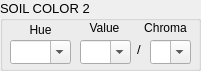
     <widget class="QGroupBox" name="groupBox_16">
      <property name="geometry">
       <rect>
        <x>240</x>
        <y>90</y>
        <width>201</width>
        <height>71</height>
       </rect>
      </property>
      <property name="font">
       <font>
        <pointsize>10</pointsize>
       </font>
      </property>
      <property name="title">
       <string>SOIL COLOR 2</string>
      </property>
      <widget class="QLabel" name="label_299">
       <property name="geometry">
        <rect>
         <x>140</x>
         <y>20</y>
         <width>51</width>
         <height>16</height>
        </rect>
       </property>
       <property name="font">
        <font>
         <pointsize>9</pointsize>
        </font>
       </property>
       <property name="text">
        <string>Chroma</string>
       </property>
       <property name="alignment">
        <set>Qt::AlignCenter</set>
       </property>
      </widget>
      <widget class="QLabel" name="label_300">
       <property name="geometry">
        <rect>
         <x>74</x>
         <y>20</y>
         <width>61</width>
         <height>16</height>
        </rect>
       </property>
       <property name="font">
        <font>
         <pointsize>9</pointsize>
        </font>
       </property>
       <property name="text">
        <string>Value</string>
       </property>
       <property name="alignment">
        <set>Qt::AlignCenter</set>
       </property>
      </widget>
      <widget class="QLabel" name="label_301">
       <property name="geometry">
        <rect>
         <x>15</x>
         <y>20</y>
         <width>51</width>
         <height>20</height>
        </rect>
       </property>
       <property name="font">
        <font>
         <pointsize>9</pointsize>
        </font>
       </property>
       <property name="text">
        <string>Hue</string>
       </property>
       <property name="alignment">
        <set>Qt::AlignCenter</set>
       </property>
      </widget>
      <widget class="QComboBox" name="Soil_Color_Value_2_CB_Hor_2">
       <property name="geometry">
        <rect>
         <x>80</x>
         <y>40</y>
         <width>51</width>
         <height>24</height>
        </rect>
       </property>
       <property name="editable">
        <bool>true</bool>
       </property>
      </widget>
      <widget class="QComboBox" name="Soil_Color_Hue_2_CB_Hor_2">
       <property name="geometry">
        <rect>
         <x>10</x>
         <y>40</y>
         <width>61</width>
         <height>24</height>
        </rect>
       </property>
       <property name="editable">
        <bool>true</bool>
       </property>
      </widget>
      <widget class="QLabel" name="label_275">
       <property name="geometry">
        <rect>
         <x>130</x>
         <y>40</y>
         <width>16</width>
         <height>18</height>
        </rect>
       </property>
       <property name="text">
        <string>  / </string>
       </property>
      </widget>
      <widget class="QComboBox" name="Soil_Color_Chroma_2_CB_Hor_2">
       <property name="geometry">
        <rect>
         <x>150</x>
         <y>40</y>
         <width>41</width>
         <height>24</height>
        </rect>
       </property>
       <property name="editable">
        <bool>true</bool>
       </property>
      </widget>
     </widget>
